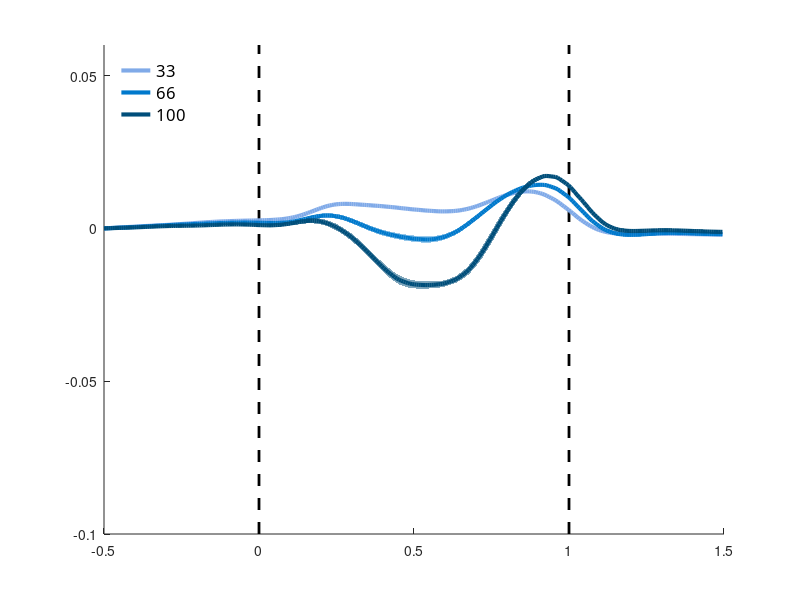

Source code (MATLAB): (Note: this script raises an error after producing the figure.)
%% Stretching the Skin Immediately Enhances Perceived Stiffness and Gradually Enhances the Predictive Control of Grip Force
% Mor Farajian, Raz Leib, Hanna Kossowsky, Tomer Zaidenberg, Ferdinando Mussa-Ivaldi, and Ilana Nisky
% Date: 09-04-2020
%% Control Experiment 1 
% This code presents the results of the average grip force artifact trajectories normalized
% by the peak load force for the different levels of tactor displacement gains. 

% This file will produce Figure 12 
%% Loading the data
% Gain 33
load('G33.mat');
data33 = GF2_Sum_33;
% Gain 66
load('G66.mat');
data66 = GF2_Sum_66;
% Gain 100
load('G100.mat');
data100 = GF2_Sum_100;
%% Plotting
%% Figure 12
% calculation of the standard errors
std_33 = std(data33,0,2); mean_33 = mean(data33,2); 
std_66 = std(data66,0,2); mean_66 = mean(data66,2); 
std_100 = std(data100,0,2); mean_100 = mean(data100,2); 

len = 24;

se_33 = std_33/sqrt(len);
se_33_down = mean_33-se_33; se_33_up = mean_33+se_33;

se_66 = std_66/sqrt(len);
se_66_down = mean_66-se_66; se_66_up = mean_66+se_66;

se_100 = std_100/sqrt(len);
se_100_down = mean_100-se_100; se_100_up = mean_100+se_100;
%% Plot
% Averaged grip force artifact trajectories for the different levels of tactor displacement gains
t_normalized = -0.5:0.007:1.5;
hold on;

h_start = line([0 0],[-0.1 .06],'Color','k','LineStyle','--','LineWidth',2);
h_end = line([1 1],[-0.1 .06],'Color','k','LineStyle','--','LineWidth',2);

h_33 = fill([t_normalized fliplr(t_normalized)],[(se_33_up-mean_33(1))' fliplr((se_33_down-mean_33(1))')],[128 170 232]./255);
set(h_33,'facealpha',.3,'edgecolor','none');
hold on;
h33 = plot(t_normalized,mean_33,'color',[128 170 232]./255,'LineWidth',3);

h_66 = fill([t_normalized fliplr(t_normalized)],[(se_66_up-mean_66(1))' fliplr((se_66_down-mean_66(1))')],[0 121 204]./255);
hold on;
set(h_66,'facealpha',.4,'edgecolor','none');
h66 = plot(t_normalized,mean_66,'color',[0 121 204]./255,'LineWidth',3);

h_100 = fill([t_normalized fliplr(t_normalized)],[(se_100_up-mean_100(1))' fliplr((se_100_down-mean_100(1))')],[0 78 122]./255);
hold on;
set(h_100,'facealpha',.5,'edgecolor','none');
h100 = plot(t_normalized,mean_100,'color',[0 78 122]./255,'LineWidth',3);

h_legend = legend([h33 h66 h100],'33','66','100');
set(h_legend,'FontSize',12,'FontName','Time New Roman','Location','northwest','Box','off');
ylim([-0.1 0.06]);
ax = gca;
ax.FontSize = 12;
fig = gcf;
fig.Position = [0 0 250 380];
xlim([-0.5 1.5]);
xticks([0 1]);
xticklabels({'0','1'});
